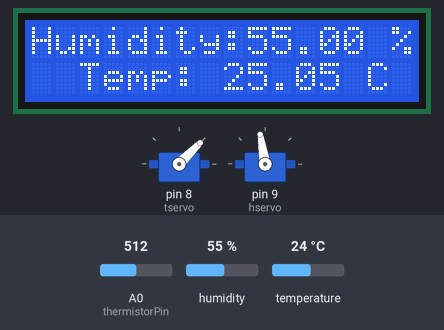
A sketch run on a simulated Arduino Uno, built with avr-gcc and run on an emulated ATmega328P. Shown: 16×2 character LCD, 2 × servo. Inputs (shaded band) come from the test bench; at power-on: humidity 55 %, A0 (thermistorPin) = 512, temperature 24 °C.

Above: at 1.2 s.
1.3 s: humidity set to 22 %
At 1.7 s:
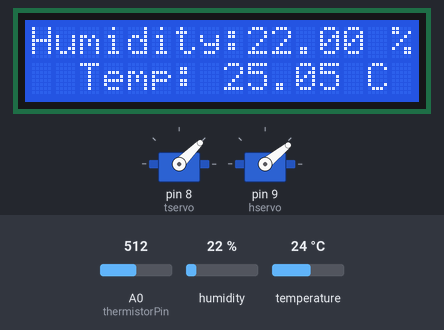
2.9 s: A0 (thermistorPin) set to 716
At 4.4 s:
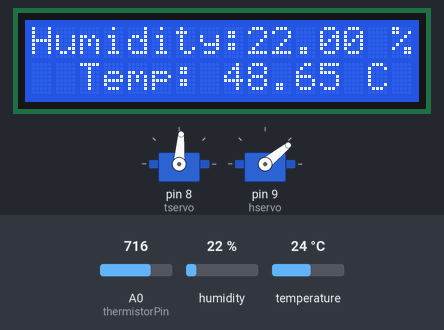
4.8 s: humidity set to 40 %
At 6.4 s:
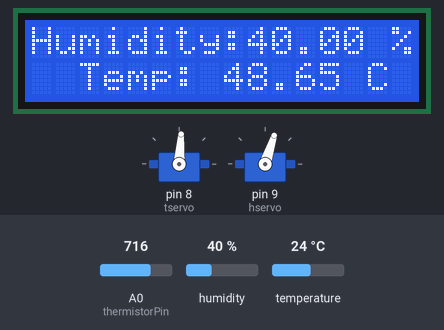
6.7 s: A0 (thermistorPin) set to 900
At 7.9 s:
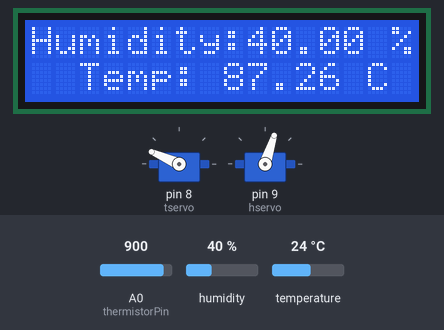
8.6 s: humidity set to 68 %
At 9.9 s:
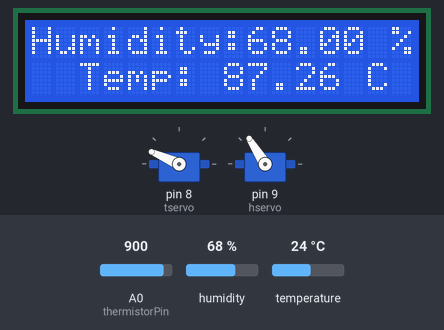
10.6 s: A0 (thermistorPin) set to 1023
At 11.4 s:
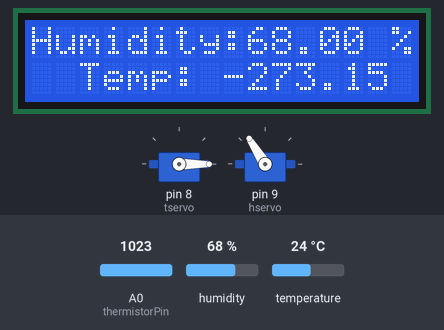
Timing chart, 0 to 13.5 s (numbered marks = the images above; inputs shaded):
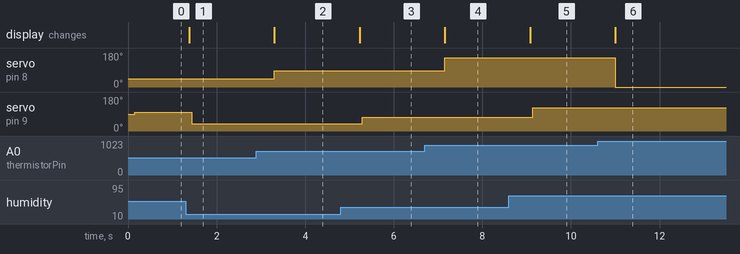

The sketch:

Weather_Station.ino
```cpp
/***********************************************************
File name: MechDesignProject.ino
Description: Temperature/Humidity display for arduino
Author: Emory Hamlet
Date: 11/21/2021
***********************************************************/

#include <LiquidCrystal.h>
#include <Servo.h>
#include <dht11.h>

Servo tservo;
Servo hservo;

dht11 DHT11;
#define DHT11PIN 2

int tim = 50;                       //the value of delay time
// initialize the library with the numbers of the interface pins
LiquidCrystal lcd(4, 6, 10, 11, 12, 13);
int thermistorPin = 0;           // thermistor connected to analog pin 3

void setup()
{
  Serial.begin(9600);  //Begins serial
  lcd.begin(16, 2);    // set up the LCD's number of columns and rows:
  lcd.clear();         //Clears the LCD screen and positions the cursor in the upper-left corner
  tservo.attach(8);    //Attach temp servo to digital pin 8
  hservo.attach(9);    //Attach humidity servo to digital pin 9

}

void loop()
{
  float a = analogRead(thermistorPin);
  //the calculating formula of temperature based on resistor value
  float resistor = (1023.0*10000)/a-10000;
  float tempC = (3435.0/(log(resistor/10000)+(3435.0/(273.15+25)))) - 273.15;
  float tempF = 32+(tempC*(9/5));
  float cdisp = tempC;
  float fdisp = tempF;

  int chk = DHT11.read(DHT11PIN);

  lcd.setCursor(0, 0); // set the cursor to column 0, line 0
  lcd.print("     adeept     ");// Print a message of "Temp: "to the LCD.

  lcd.setCursor(0, 1); // set the cursor to column 0, line 0
  lcd.print("  Temp: ");// Print a message of "Temp: "to the LCD.
  lcd.print(cdisp);// Print a centigrade temperature to the LCD.
  lcd.print(" C  "); // Print the unit of the centigrade temperature to the LCD.

  lcd.setCursor(0, 0); // set the cursor to column 0, line 0
  lcd.print("Humidity:");// Print a message of "Humidity: "to the LCD.
  lcd.print((float)DHT11.humidity, 2);// Print a message of "Humidity: "to the LCD.
  lcd.print(" % "); // Print the unit of the centigrade temperature to the LCD.

  //set direction for temperature

  //tempF = map(tempF,0,120,0,180);
  //tservo.write(tempF);
  //delay(15);


  tempC = map(tempC,0,100,0,180); //Remap temperature reading as angle for servo
  tservo.write(tempC);
  delay(55); //Delay for servo to reach position

  //set direction for humidity

  float humid = map(DHT11.humidity,0,100,0,180); //Remap humidity reading as angle for servo
  hservo.write(humid);
  delay(55); //Delay for servo to reach position

  delay(500); //Delay for reading

  //Serial display of servo positions 0-180 degrees
  //Serial.print(tempC);
  //Serial.print("\t");
  //Serial.print(tempF);
  //Serial.print("\t");
  //Serial.print(DHT11.humidity);
  //Serial.print("\n");
}
```

Measured:
- after the input at 1.3 s, servo on pin 9 (hservo): 99° → 39° after 0.13 s; the display: changes after 0.08 s (image 1)
- after the input at 2.9 s, servo on pin 8 (tservo): 45° → 86° after 0.40 s; the display: changes after 0.40 s (image 2)
- after the input at 4.8 s, servo on pin 9 (hservo): 39° → 72° after 0.48 s; the display: changes after 0.43 s (image 3)
- after the input at 6.7 s, servo on pin 8 (tservo): 86° → 156° after 0.45 s; the display: changes after 0.45 s (image 4)
- after the input at 8.6 s, servo on pin 9 (hservo): 72° → 122° after 0.53 s; the display: changes after 0.48 s (image 5)
- after the input at 10.6 s, servo on pin 8 (tservo): 156° → 0° after 0.40 s; the display: changes after 0.40 s (image 6)
